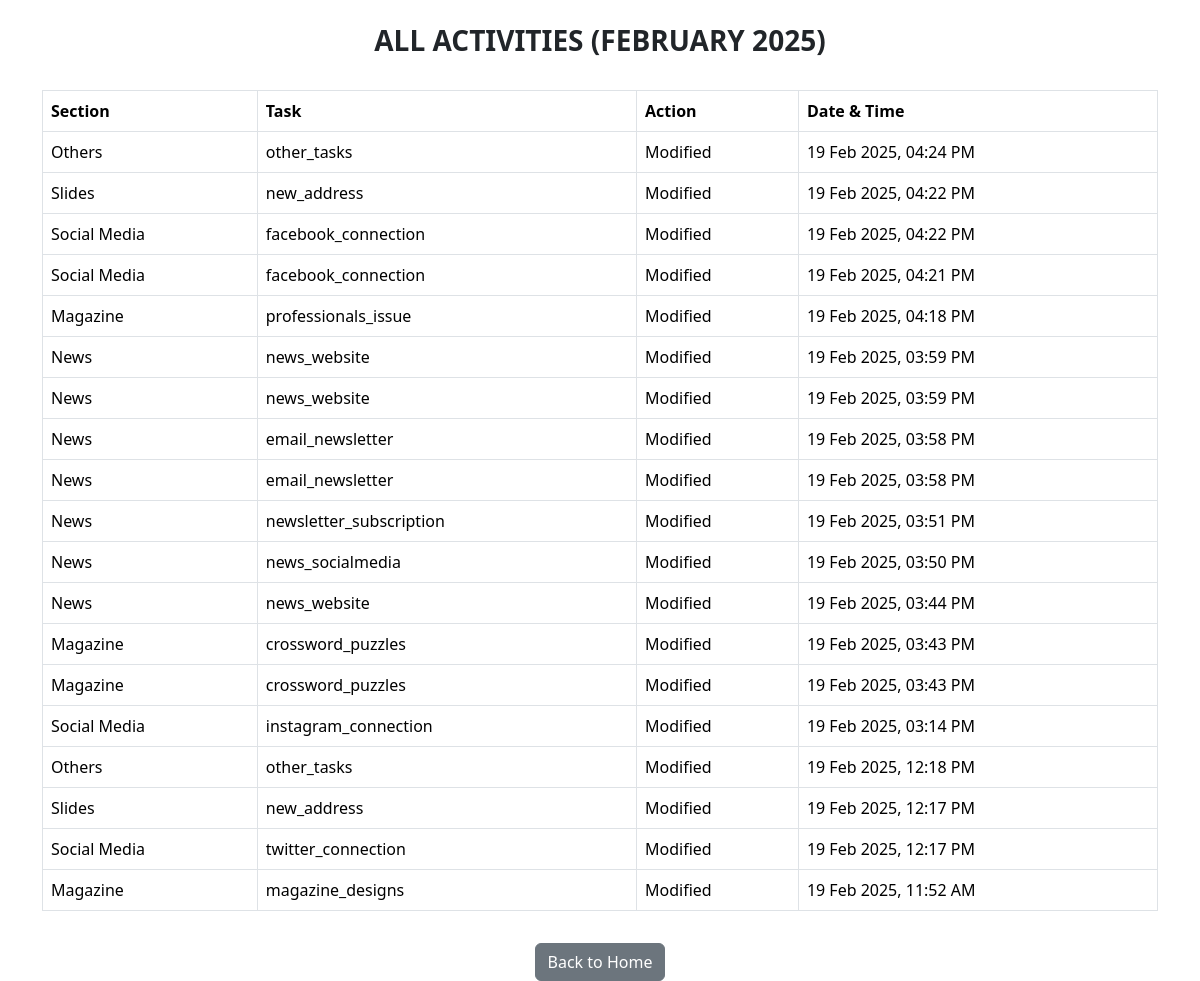
The app's page /all_activities/ with its own data.
### card_app/models.py (models this page shows, shortened)
class OthersTable(models.Model):
    others_choices = [
        ('new_plugins', 'New Plugins designed'),
        ('other_tasks', 'Other tasks worked out'),
    ]
    other_tasks = models.CharField(max_length=200, choices=others_choices)
    today_tasks = models.IntegerField(default=0)
    total_tasks = models.IntegerField(default=0)
    timestamp = models.DateTimeField(auto_now_add=True)

class OthersActivity(models.Model):
    task = models.ForeignKey(OthersTable, on_delete=models.CASCADE)
    action = models.CharField(max_length=50)  # 'Added' or 'Updated'
    prev_today_tasks = models.IntegerField(null=True, blank=True, default=0)
    prev_total_tasks = models.IntegerField(null=True, blank=True)
    timestamp = models.DateTimeField(default=now)

class SlidesTable(models.Model):
    slides_choices = [
        ('business_slides', 'No. of slides prepared for Business team'),
        ('new_address', 'No. of new addresses collected'),
    ]
    slides_tasks = models.CharField(max_length=200, choices=slides_choices)
    today_tasks = models.IntegerField(default=0)
    total_tasks = models.IntegerField(default=0)
    timestamp = models.DateTimeField(auto_now_add=True)

class SlidesActivity(models.Model):
    task = models.ForeignKey(SlidesTable, on_delete=models.CASCADE)
    action = models.CharField(max_length=50)  # 'Added' or 'Updated'
    prev_today_tasks = models.IntegerField(null=True, blank=True, default=0)
    prev_total_tasks = models.IntegerField(null=True, blank=True)
    timestamp = models.DateTimeField(default=now)

class SocialmediaTable(models.Model):
    socialmedia_choices = [
        ('linkedin_connection', 'No. of connections acquired on LinkedIn'),
        ('twitter_connection', 'No. of connections acquired on Twitter'),
        ('instagram_connection', 'No. of connections acquired on Instagram'),
        ('facebook_connection', 'No. of connections acquired on Facebook'),
    ]
    socialmedia_tasks = models.CharField(max_length=200,choices=socialmedia_choices)
    today_tasks = models.IntegerField(default=0)
    total_tasks = models.IntegerField(default=0)
    timestamp = models.DateTimeField(auto_now_add=True)

class SocialmediaActivity(models.Model):
    task = models.ForeignKey(SocialmediaTable, on_delete=models.CASCADE)
    action = models.CharField(max_length=50)  # 'Added' or 'Updated'
    prev_today_tasks = models.IntegerField(null=True, blank=True, default=0)
    prev_total_tasks = models.IntegerField(null=True, blank=True)
    timestamp = models.DateTimeField(default=now)

class MagazineTable(models.Model):
    magazine_choices = [
        ('magazine_designs', 'No. of pages designed for Magazine'),
        ('professionals_issue', 'No. of professionals prepared for the issue'),
        ('experts_issue', 'No. of experts prepared for the issue'),
        ('interview_questions', 'No. of Interview questionnaire prepared & sent'),
        ('new_advertisers', 'No. of new advertisers found & shared'),
        ('crossword_puzzles', 'No. of crossword puzzles prepared'),
    ]
    magazine_tasks = models.CharField(max_length=200,choices=magazine_choices)
    today_tasks = models.IntegerField(default=0)
    total_tasks = models.IntegerField(default=0)
    timestamp = models.DateTimeField(auto_now_add=True)

class MagazineActivity(models.Model):
    task = models.ForeignKey(MagazineTable, on_delete=models.CASCADE)
    action = models.CharField(max_length=50)  # 'Added' or 'Updated'
    prev_today_tasks = models.IntegerField(null=True, blank=True, default=0)
    prev_total_tasks = models.IntegerField(null=True, blank=True)
    timestamp = models.DateTimeField(default=now)

class NewsTable(models.Model):
    news_choices = [
        ('news_website', 'No. of news published on Website'),
        ('news_socialmedia', 'No. of news published on Social Media'),
        ('newsletter_subscription', 'No. of subscriptions done for Newsletter'),
        ('email_newsletter', 'Newsletter prepared for customers via Email'),
    ]
    news_tasks = models.CharField(max_length=200,choices=news_choices)
    today_tasks = models.IntegerField(default=0)
    total_tasks = models.IntegerField(default=0)
    timestamp = models.DateTimeField(auto_now_add=True)

class NewsActivity(models.Model):
    task = models.ForeignKey(NewsTable, on_delete=models.CASCADE)
    action = models.CharField(max_length=50)  # 'Added' or 'Updated'
    prev_today_tasks = models.IntegerField(null=True, blank=True, default=0)
    prev_total_tasks = models.IntegerField(null=True, blank=True)
    timestamp = models.DateTimeField(default=now)

### card_app/views.py (the view)
# urls.py: path('all_activities/', views.all_activities, name='all_activities')
def all_activities(request):
    today = localtime(now())
    current_month = today.month
    current_year = today.year
    news_activities = NewsActivity.objects.filter(timestamp__month=current_month, timestamp__year=current_year).select_related('task')
    magazine_activities = MagazineActivity.objects.filter(timestamp__month=current_month, timestamp__year=current_year).select_related('task')
    social_activities = SocialmediaActivity.objects.filter(timestamp__month=current_month, timestamp__year=current_year).select_related('task')
    slides_activities = SlidesActivity.objects.filter(timestamp__month=current_month, timestamp__year=current_year).select_related('task')
    others_activities = OthersActivity.objects.filter(timestamp__month=current_month, timestamp__year=current_year).select_related('task')
    all_activities = []
    for activity in news_activities:
        all_activities.append({
            "section": "News",
            "task": activity.task.news_tasks,  # Ensure task field exists
            "action": activity.action,
            "timestamp": activity.timestamp
        })
    for activity in magazine_activities:
        all_activities.append({
            "section": "Magazine",
            "task": activity.task.magazine_tasks,
            "action": activity.action,
            "timestamp": activity.timestamp
        })
    for activity in social_activities:
        all_activities.append({
            "section": "Social Media",
            "task": activity.task.socialmedia_tasks,
            "action": activity.action,
            "timestamp": activity.timestamp
        })
    for activity in slides_activities:
        all_activities.append({
            "section": "Slides",
            "task": activity.task.slides_tasks,
            "action": activity.action,
            "timestamp": activity.timestamp
        })
    for activity in others_activities:
        all_activities.append({
            "section": "Others",
            "task": activity.task.other_tasks,
            "action": activity.action,
            "timestamp": activity.timestamp
        })
    all_activities.sort(key=lambda x: x["timestamp"], reverse=True)
    month_name = today.strftime("%B %Y")  # e.g., "February 2025"
    return render(request, "card_app/all_activities.html", {"activities": all_activities, "month_name": month_name})

### card_app/templates/card_app/all_activities.html (shortened to what this page needs)
{% load tz %}
<!DOCTYPE html>
<html lang="en">
<head>
    <link href="https://cdn.jsdelivr.net/npm/bootstrap@5.3.3/dist/css/bootstrap.min.css" rel="stylesheet">
</head>
<body>
<div class="container mt-4">
    <h3 class="text-center text-uppercase fw-bold">All Activities ({{ month_name }})</h3>
    <div class="table-responsive">
        <table class="table table-bordered mt-4">
            <thead>
                <tr>
                    <th>Section</th>
                    <th>Task</th>
                    <th>Action</th>
                    <th>Date & Time</th>
                </tr>
            </thead>
            <tbody>
                {% for activity in activities %}
                    <tr>
                        <td>{{ activity.section }}</td>
                        <td>{{ activity.task }}</td>
                        <td>{{ activity.action }}</td>
                        <td>{{ activity.timestamp|date:"d M Y, h:i A" }}</td>
                    </tr>
                {% empty %}
                    <tr>
                        <td colspan="4" class="text-center text-muted">No activities this month</td>
                    </tr>
                {% endfor %}
            </tbody>
        </table>
    </div>
    <div class="text-center mt-3">
        <a href="{% url 'card_app:index' %}" class="btn btn-secondary">Back to Home</a>
    </div>
</div>
</body>
</html>

### records on screen
OthersTable: task "other_tasks" "other_tasks"
OthersActivity: action "Modified", timestamp "19 Feb 2025, 04:24 PM"
SlidesTable: task "new_address" "new_address"
SlidesActivity: action "Modified", timestamp "19 Feb 2025, 04:22 PM"
SocialmediaTable: task "facebook_connection" "facebook_connection"
SocialmediaActivity: action "Modified", timestamp "19 Feb 2025, 04:22 PM"
SocialmediaActivity: action "Modified", timestamp "19 Feb 2025, 04:21 PM"
MagazineTable: task "professionals_issue"
MagazineActivity: action "Modified", timestamp "19 Feb 2025, 04:18 PM"
NewsTable: task "news_website" "news_website" "news_website"
NewsActivity: action "Modified", timestamp "19 Feb 2025, 03:59 PM"
NewsActivity: action "Modified", timestamp "19 Feb 2025, 03:59 PM"
NewsTable: task "email_newsletter" "email_newsletter"
NewsActivity: action "Modified", timestamp "19 Feb 2025, 03:58 PM"
NewsActivity: action "Modified", timestamp "19 Feb 2025, 03:58 PM"
NewsTable: task "newsletter_subscription"
NewsActivity: action "Modified", timestamp "19 Feb 2025, 03:51 PM"
NewsTable: task "news_socialmedia"
NewsActivity: action "Modified", timestamp "19 Feb 2025, 03:50 PM"
NewsActivity: action "Modified", timestamp "19 Feb 2025, 03:44 PM"
MagazineTable: task "crossword_puzzles" "crossword_puzzles"
MagazineActivity: action "Modified", timestamp "19 Feb 2025, 03:43 PM"
MagazineActivity: action "Modified", timestamp "19 Feb 2025, 03:43 PM"
SocialmediaTable: task "instagram_connection"
SocialmediaActivity: action "Modified", timestamp "19 Feb 2025, 03:14 PM"
OthersActivity: action "Modified", timestamp "19 Feb 2025, 12:18 PM"
SlidesActivity: action "Modified", timestamp "19 Feb 2025, 12:17 PM"
SocialmediaTable: task "twitter_connection"
SocialmediaActivity: action "Modified", timestamp "19 Feb 2025, 12:17 PM"
MagazineTable: task "magazine_designs"
MagazineActivity: action "Modified", timestamp "19 Feb 2025, 11:52 AM"

### other values on screen
{{ month_name }} "FEBRUARY 2025"
{{ activity.section }} "Others" "Slides" "Social Media" "Social Media" "Magazine" "News" "News" "News" "News" "News" "News" "News" "Magazine" "Magazine" "Social Media" "Others" "Slides" "Social Media" "Magazine"
